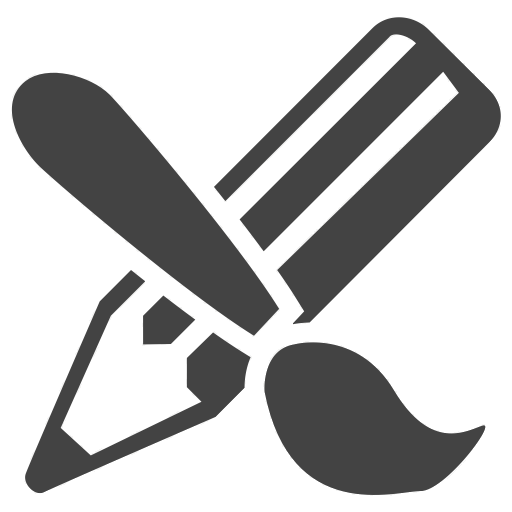
#> input picture draw.png, 512 x 512 px
$ python 1unt.py
#> lines starting #> are read from the running program, lines starting #| are printed output that depends on the picture
from Tkinter import Tk
from PIL import Image, ImageFilter, ImageOps
from tkFileDialog import askopenfilename

Tk().withdraw() # we don't want a full GUI, so keep the root window from appearing
filename = askopenfilename() # show an "Open" dialog box and return the path to the selected file
#> the answer given: draw.png
print(filename)

img = Image.open(filename)
#> img is the input picture: PIL image 512x512 RGBA; mean R, G, B, A 162.5, 162.5, 161.9, 89.1
img.show()

img2 = img.crop((0,0,100,100))
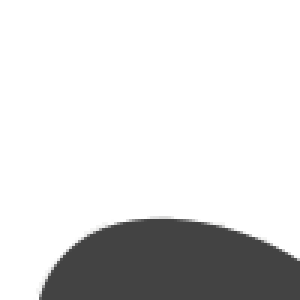
#> img2: PIL image 100x100 RGBA (shown 3 times larger); mean R, G, B, A 198.9, 198.9, 198.4, 48.1; transparent parts drawn white
img2.show()
#> (the run stopped early here; a loop or call above may not have finished)

$ run again, on eraser.png
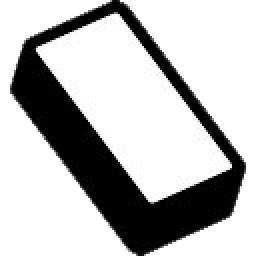
#> input picture eraser.png, 128 x 128 px (shown 2 times larger)
#> img is the input picture: PIL image 128x128 RGBA; mean R, G, B, A 185.7, 185.7, 185.7, 136.1
#> `img2 = img.crop((0,0,100,100))`:
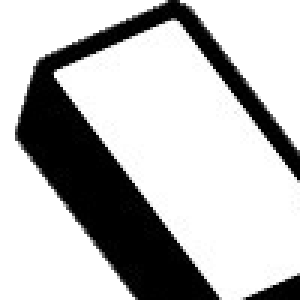
#> img2: PIL image 100x100 RGBA (shown 3 times larger); mean R, G, B, A 185.6, 185.6, 185.6, 172.4; transparent parts drawn white

$ run again, on sticker.png
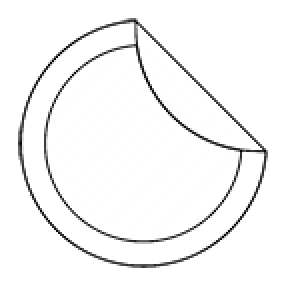
#> input picture sticker.png, 144 x 144 px (shown 2 times larger)
#> img is the input picture: PIL image 144x144 RGBA; mean R, G, B, A 151.7, 151.7, 151.6, 97
#> `img2 = img.crop((0,0,100,100))`:
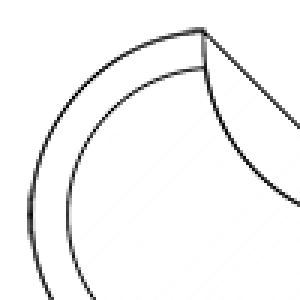
#> img2: PIL image 100x100 RGBA (shown 3 times larger); mean R, G, B, A 174.8, 174.8, 174.7, 139.7; transparent parts drawn white
